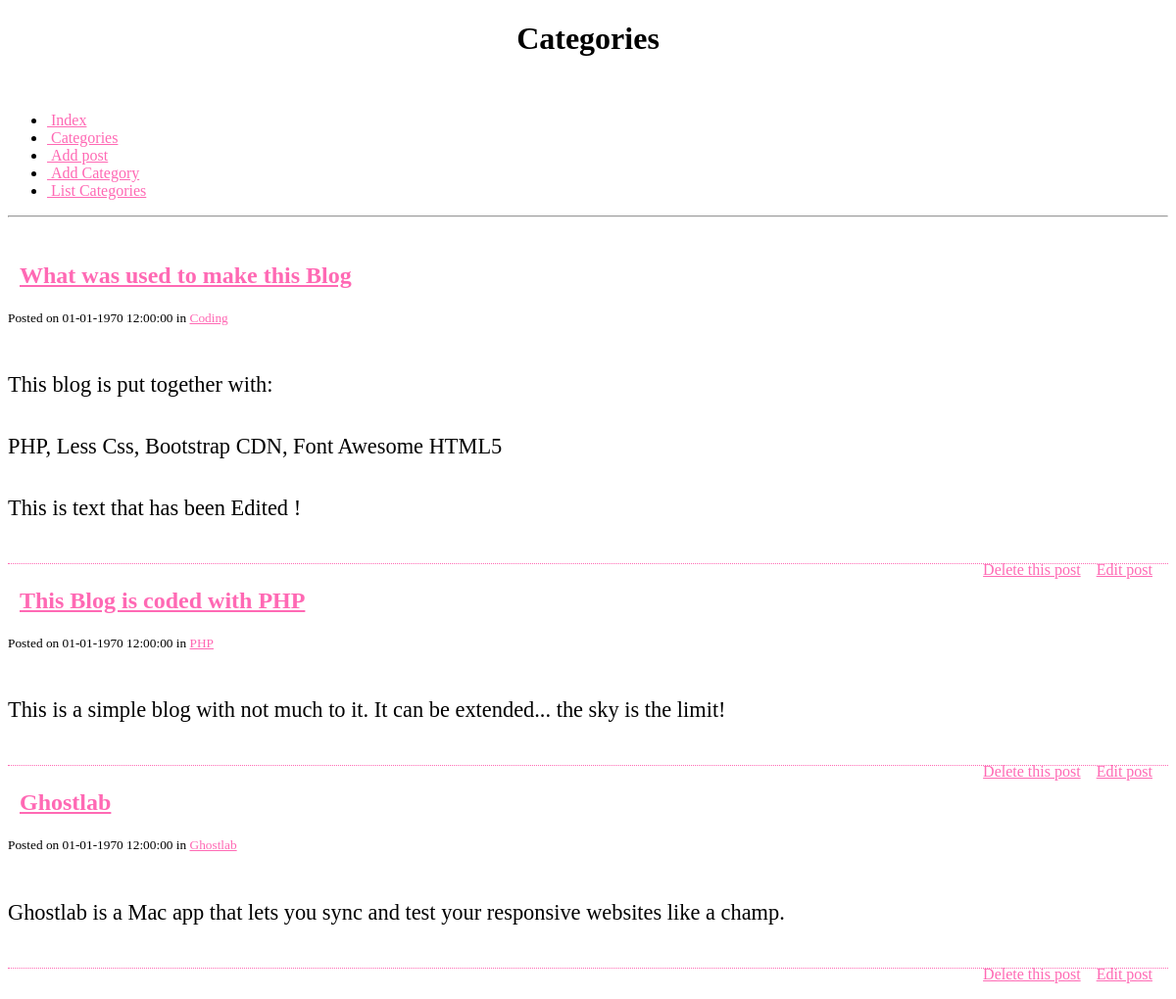
The app's page /blog/category.php with its own data.
### tables this page shows
CREATE TABLE `posts` (
  `id` int(6) NOT NULL AUTO_INCREMENT,
  `cat_id` int(3) NOT NULL,
  `title` varchar(255) NOT NULL,
  `contents` text NOT NULL,
  `date_posted` datetime NOT NULL DEFAULT '0000-00-00 00:00:00',
  PRIMARY KEY (`id`)
);

CREATE TABLE `categories` (
  `id` int(3) NOT NULL AUTO_INCREMENT,
  `name` varchar(24) NOT NULL,
  PRIMARY KEY (`id`),
  UNIQUE KEY `name` (`name`)
);

### blog/resources/func/blog.php (called while the page is built, shortened)
<?php
function get_posts($id = null, $cat_id = null) {
	$posts = array();
	$query = "SELECT posts.id AS post_id, categories.id AS category_id, title, contents, date_posted, categories.name FROM posts INNER JOIN categories ON categories.id = posts.cat_id ";
	$query .= " ORDER BY `posts` . `id` DESC";
	$query = mysql_query($query);
	while ($row = mysql_fetch_assoc($query) ) {
		$posts[] = $row;
	}
	return $posts;
}

### blog/category.php (the view, shortened to what this page needs)
<?php
$posts = get_posts(null, $_GET['id']);
?>
<!DOCTYPE html>
<html lang="en">
<head>
	<?php include "includes/_head.php" ?>
</head>
<body>
	<div class="container">
		<div class="row">
			<div class="span6 offset3">
				<h1>Categories</h1>
				<br>
				<?php include "includes/_nav.php" ?>
				<hr>
				<br>
				<?php
				foreach ( $posts as $post ) {
					?>
					<div class="post">
						<h2><i class="icon-quote-left">&nbsp;&nbsp;</i><a href="index.php?id=<?php echo $post['post_id']; ?>"><?php echo $post['title']; ?></a></h2>
						<small> Posted on <?php echo date('d-m-Y h:i:s', strtotime($posts['date_posted'])); ?>
							in <a href="category.php?id=<?php echo $post['category_id']; ?>"><?php echo $post['name'];?></a>
						</small>
						<p class="post-content"><?php echo nl2br($post['contents']);?></p>
						<div class="post-functions">
							<ul>
								<li><a href="delete_post.php?id=<?php echo $post["post_id"]; ?>"> Delete this post</a></li>
								<li><a href="edit_post.php?id=<?php echo $post['post_id']; ?>"> Edit post</a></li>
							</ul>
						</div>
						<br />
					</div>
					<?php
				}
				?>
			</div>
		</div>
	</body>
	</html>

### blog/css/main.css (style rules this page uses)
h1 { text-align: center; }
a { color: #ff69b4; }
.post { margin-bottom: 1.5em; border-bottom: 1px dotted #ff69b4; }
.post-content { padding-top: 1em; font-size: 1.4em; line-height: 1.4em; }
.post-functions ul { float: right; }
.post-functions li { display: block; float: left; padding-right: 1em; }

### records on screen
posts: title "What was used to make this Blog", date_posted "01-01-1970 12:00:00", categories.name "Coding", contents "This blog is put together with: PHP, Less Css, Bootstrap CDN, Font Awesome HTML5 This is text that has been Edited !"
posts: title "This Blog is coded with PHP", date_posted "01-01-1970 12:00:00", categories.name "PHP", contents "This is a simple blog with not much to it. It can be extended... the sky is the limit!"
posts: title "Ghostlab", date_posted "01-01-1970 12:00:00", categories.name "Ghostlab", contents "Ghostlab is a Mac app that lets you sync and test your responsive websites like a champ."
